Frame 1 (no input): blank canvas, image omitted
Frame 60 (no input): blank canvas, image omitted
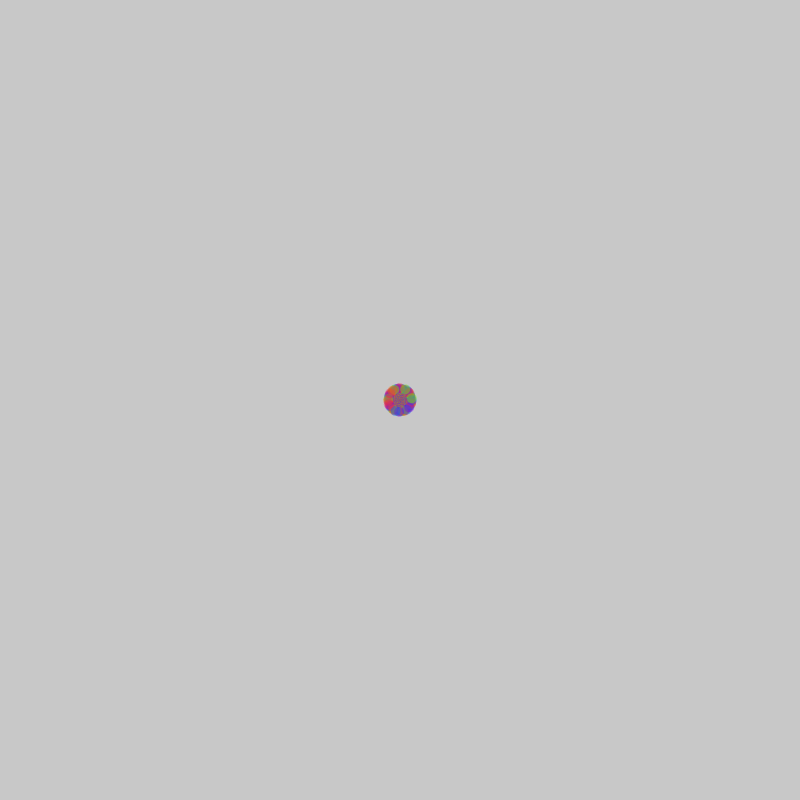
Frame 120 (the mouse pressed at the canvas centre since frame 60)

The p5.js sketch whose frames 1 and 60 were blank and that drew this single picture after the mouse press (run headless with seeded random() and noise() and a simulated clock; from frame 60 on, the mouse is pressed at the canvas centre):

// p5.js sketch
// ── sketch.js
// dima_
// Dima Konev
// 

var angle;
var speed;
var offset;
var scalar;

function setup() {
    createCanvas(800, 800);
    background(200, 200, 200);

    angle = 0;
    speed = 0.5;
    offset = width/2;
    scalar = 0;


    noStroke();
}

function draw() {

    translate(width/2, height/2);
    x = width/2 - offset + Math.cos(angle) * scalar;
    y = height/2 - offset + Math.sin(angle) * scalar;

    fill(0, 100, 255, 100);
    ellipse(x, y, 10, 10);

    rotate(PI/3);
    fill(100, 0, 255, 100);
    ellipse(y, x, 10, 10);

    rotate(PI/3);
    fill(255, 100, 0, 100);
    ellipse(x, y, 10, 10);

    rotate(PI/3);
    fill(255, 0, 100, 100);
    ellipse(y, x, 10, 10);

    rotate(PI/3);
    fill(100, 255, 0, 100);
    ellipse(x, y, 10, 10);

    rotate(PI/3);
    fill(0, 255, 100, 100);

    angle += Math.pow(0.1, 2/ frameCount);
    scalar += 0.1; 

}
